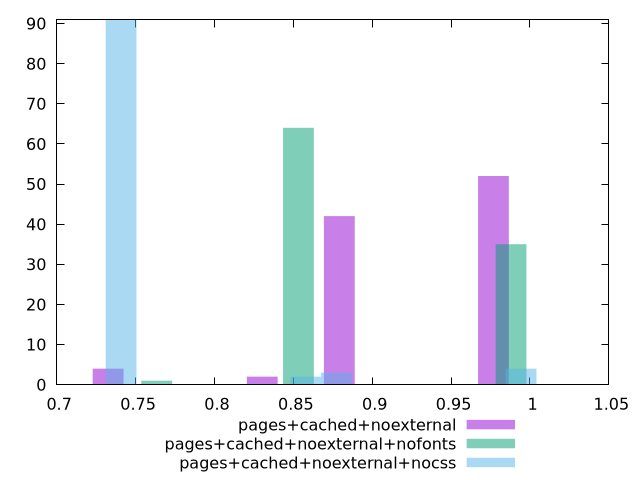

gnuplot code for this plot:
$_pagesCachedNoexternal <<EOF
0.8791686324893329 42
0.9768540360992588 52
0.83032593068437 2
0.732640527074444 4
EOF
$_pagesCachedNoexternalNofonts <<EOF
0.853258922938672 64
0.9879840160342518 35
0.7634421942082855 1
EOF
$_pagesCachedNoexternalNocss <<EOF
0.7408694188817105 91
0.8773453644651835 3
0.9943247463938746 4
0.8578488008104016 2
EOF
set key outside below
set terminal pngcairo
set output "report_00004_2020-11-02T20-21-41.718Z/uses-http2/uses-http2_pages+cached+noexternal_pages+cached+noexternal+nofonts_pages+cached+noexternal+nocss+hist.png"
set boxwidth 0.019496563654781855
set style fill transparent solid 0.5 noborder
set yrange [0:91]
plot $_pagesCachedNoexternal title "pages+cached+noexternal" with boxes ,$_pagesCachedNoexternalNofonts title "pages+cached+noexternal+nofonts" with boxes ,$_pagesCachedNoexternalNocss title "pages+cached+noexternal+nocss" with boxes ,
